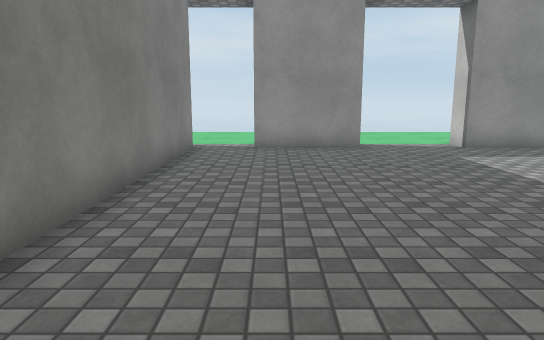
View 1 (above)

14 first-person views from a walk through a scene from a Unity 3-D project. The camera is 1.3 m above the floor, tilts 10° down and sees 70° across. Doors are open. The floor is counted in squares, 1 m on a side. Each view is taken from the middle of a square. On the plan, view 1 faces up. The plan holds only what a view shows up to about 16 squares ahead; the rest is blank. The place goes on beyond the plan. The player character is not drawn. Surface patterns are stand-ins for the level's own textures.

View 2
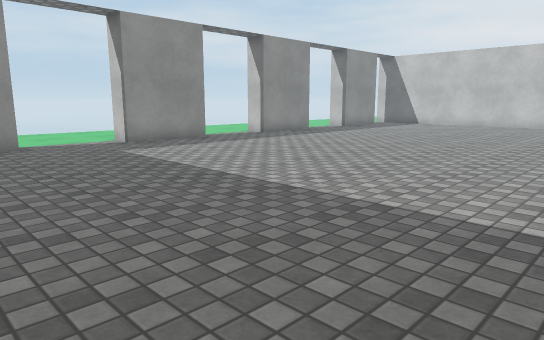

View 3
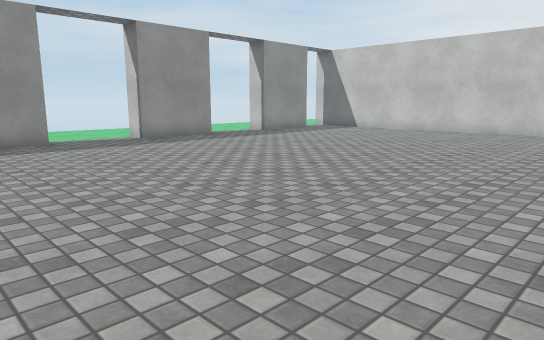

View 4
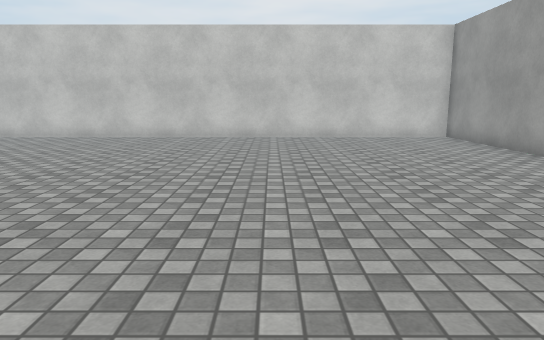

View 5
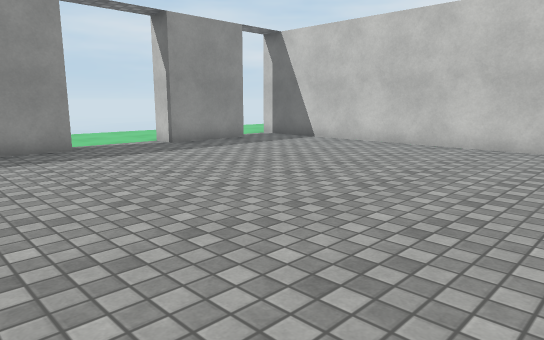

View 6
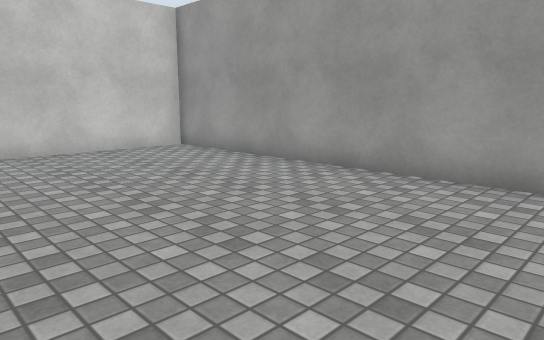

View 7
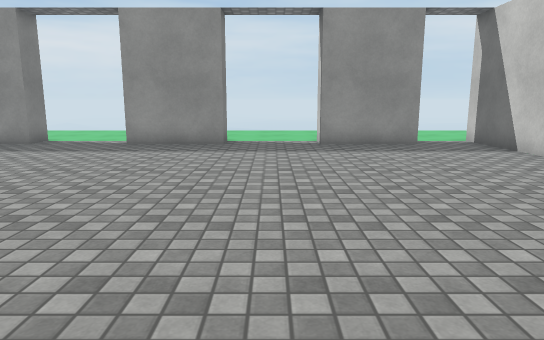

View 8
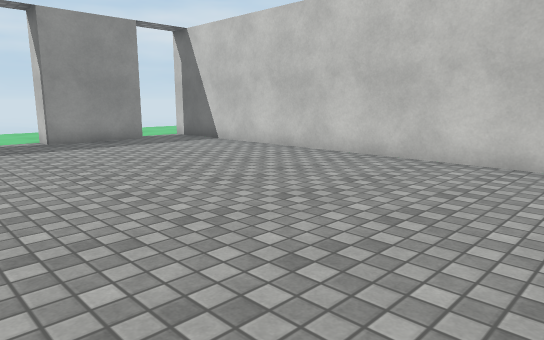

View 9
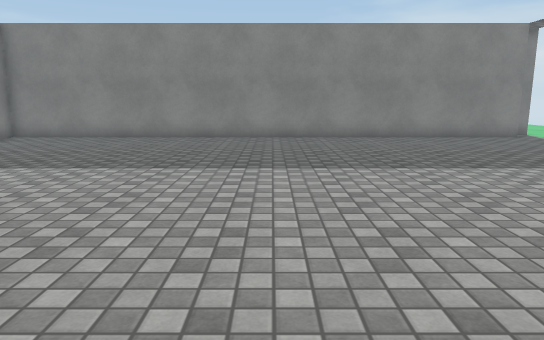

View 10
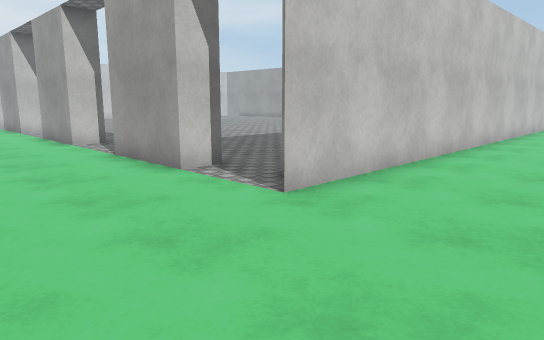

View 11
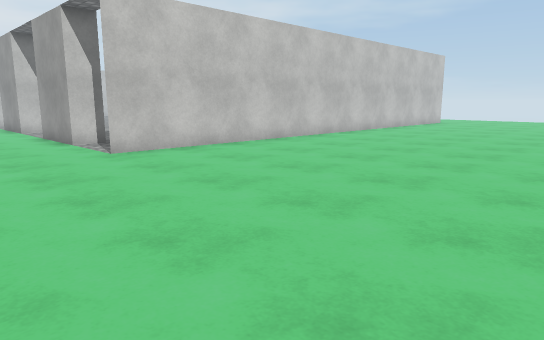

View 12
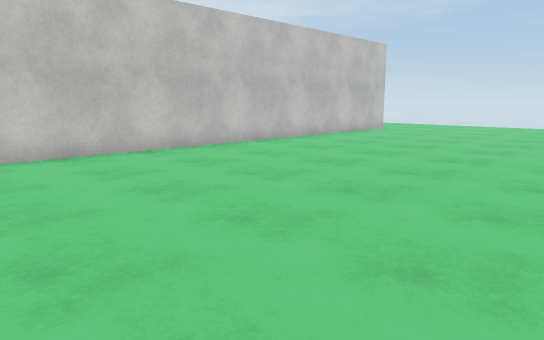

View 13
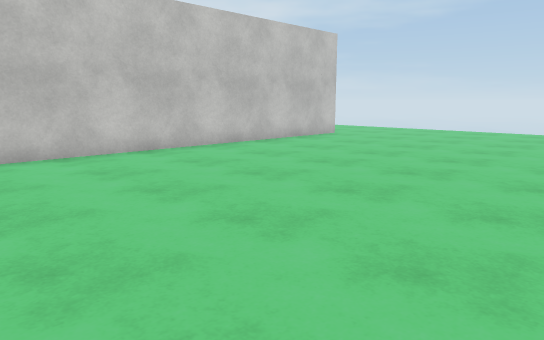

View 14
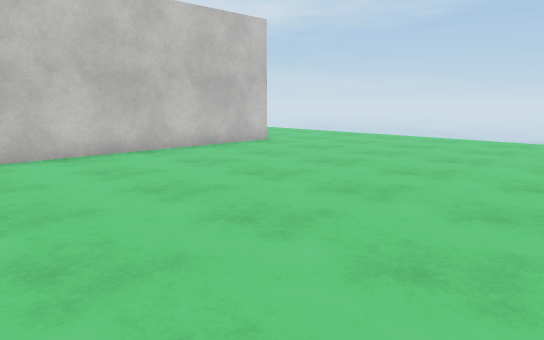

### Floor plan
Points are (right, up) in squares from view 1. A wall is a line through its corners. A room is listed if a view was taken in it or the views show most of it. See-through windows are left out.
Room 1 (views 1, 2, 3, 4, 5, 6, 7, 8, 9)
walls: (8.5, 11) (5.5, 11); (13, -7.5) (22.5, -7.5) (22.5, 12); (14.5, 11) (11.5, 11); (2.6, 11) (-0.5, 11); (20.6, 11) (17.5, 11); (-2.2, 11.1) (-2.2, -7.5)
ways out: open door at (-2, 11.5) to room 2; open door at (4, 11.5) to room 2; open door at (10, 11.5) to room 2; open door at (16, 11.5) to room 2; open door at (22, 11.5) to room 2
Room 2 (views 10, 11, 12, 13, 14)
walls: (-3.3, -8.5) (-3.3, 12); (11.5, 12) (12, 12); (5.5, 12) (8.5, 12); (-0.5, 12) (2.5, 12)
ways out: open door at (-2, 11.5) to room 1; open door at (4, 11.5) to room 1; open door at (10, 11.5) to room 1; open door at (16, 11.5) to room 1; open door at (22, 11.5) to room 1

Where each view was taken, in squares from view 1:
view 1: 0 up, 0 right, facing up
view 2: 1 down, 0 right, facing up-right
view 3: 2 down, 5 right, facing up-right
view 4: 1 down, 8 right, facing right
view 5: 0 up, 11 right, facing up-right
view 6: 1 down, 12 right, facing down-right
view 7: 1 down, 16 right, facing up
view 8: 2 down, 14 right, facing up-right
view 9: 2 up, 12 right, facing left
view 10: 16 up, 7 left, facing down-right
view 11: 16 up, 13 left, facing down-right
view 12: 9 up, 13 left, facing down-right
view 13: 5 up, 13 left, facing down-right
view 14: 1 up, 13 left, facing down-right
